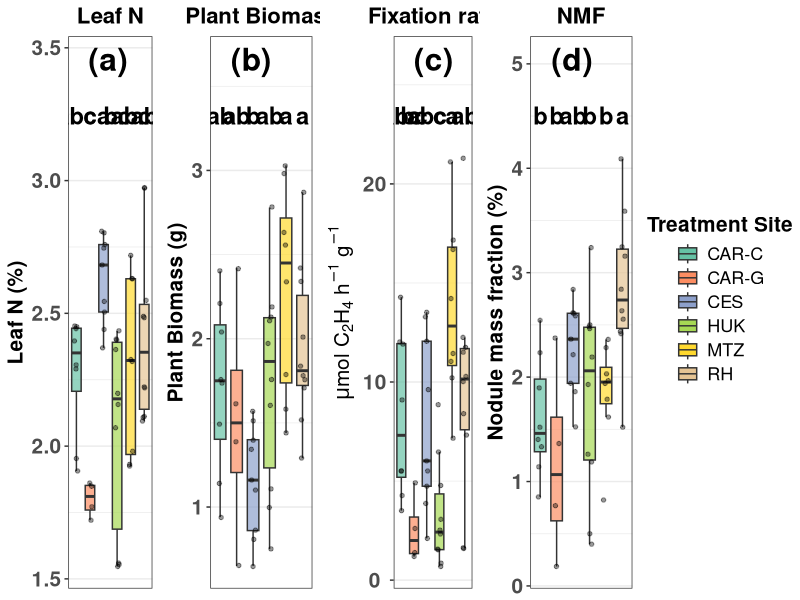

Write the R code that produced this figure.
#!/usr/bin/env Rscript

# Load libraries
library(readxl)
library(ggplot2)
library(tidyr)
library(dplyr)
library(gridExtra)
library(car)
library(multcomp)
library(emmeans)
library(multcompView)
library(broom)

# 1. DATA PREPARATION
data <- read_excel("Guy_measurements.xlsx")

treatment_map <- c("carK" = "CAR-C", "carR" = "CAR-G",
                   "ces" = "CES", "hok" = "HUK",
                   "mtz" = "MTZ", "RH" = "RH")

# Consistent named color palette (Set2 assigned alphabetically by display name)
site_colors <- c(
  "CAR-C" = "#66C2A5",
  "CAR-G" = "#FC8D62",
  "CES"   = "#8DA0CB",
  "DGN"   = "#E78AC3",
  "HUK"   = "#A6D854",
  "MTZ"   = "#FFD92F",
  "RH"    = "#E5C494",
  "YATIR" = "#B3B3B3"
)

data <- data %>%
  mutate(
    Treatment_Full = factor(Treatment, levels = names(treatment_map), labels = treatment_map),
    NMF_percent = NMF * 100
  )

# Configuration for the four traits
traits_config <- list(
  list(col = "percent_N", title = "Leaf N", ylab = "Leaf N (%)", tag = "(a)"),
  list(col = "Plant_Biomass", title = "Plant Biomass", ylab = "Plant Biomass (g)", tag = "(b)"),
  list(col = "Fixation_per_Nodule", title = "Fixation rate", 
       ylab = expression(paste(mu, "mol C"[2], "H"[4], " h"^-1, " g"^-1)), tag = "(c)"),
  list(col = "NMF_percent", title = "NMF", ylab = "Nodule mass fraction (%)", tag = "(d)")
)

# 2. PROCESSING FUNCTION
process_trait <- function(config, raw_data) {
  
  trait_col <- config$col
  
  # Statistics
  formula_obj <- as.formula(paste(trait_col, "~ Treatment_Full"))
  model <- aov(formula_obj, data = raw_data)
  emm <- emmeans(model, ~ Treatment_Full)
  cld_obj <- cld(emm, Letters = letters, adjust = "tukey", decreasing = T)
  
  cld_df <- as.data.frame(cld_obj) %>%
    mutate(
      letters = trimws(.group),
      y_pos = max(raw_data[[trait_col]], na.rm = TRUE) * 1.08 # Adjusted for spacing
    )
  
  # Create Plot
  p <- ggplot(raw_data, aes(x = Treatment_Full, y = .data[[trait_col]], fill = Treatment_Full)) +
    geom_boxplot(alpha = 0.7, outlier.shape = NA, width = 0.7) +
    geom_point(position = position_jitter(width = 0.15), size = 1.2, alpha = 0.4) +
    
    # 1. Tukey Letters (Centered over boxes)
    geom_text(data = cld_df, 
              aes(x = Treatment_Full, y = y_pos, label = letters),
              size = 6, fontface = "bold", inherit.aes = FALSE, vjust = 0) +
    
    # 2. Panel Labels (Extreme top-left)
    # Using -Inf/Inf puts the text exactly at the plot borders
    annotate("text", x = -Inf, y = Inf, label = config$tag, 
             vjust = 1.5, hjust = -0.5, fontface = "bold", size = 8) +
    
    scale_fill_manual(values = site_colors) +
    # Top expansion (0.2) ensures room for the letters
    scale_y_continuous(expand = expansion(mult = c(0.05, 0.2))) + 
    labs(title = config$title, y = config$ylab) +
    theme_bw() +
    theme(
      axis.title.x = element_blank(),
      axis.text.x = element_blank(),
      axis.ticks.x = element_blank(),
      axis.text.y = element_text(hjust = 0.5, face = "bold", size = 15),
      axis.title.y = element_text(hjust = 0.5, face = "bold", size = 15),
      legend.position = "none",
      legend.text = element_text(hjust = 0.5, face = "bold", size = 15),
      plot.title = element_text(hjust = 0.5, face = "bold", size = 16),
      panel.grid.major.x = element_blank()
    )
  
  return(list(plot = p))
}



# 3. EXECUTION & LAYOUT
results <- lapply(traits_config, process_trait, raw_data = data)
all_plots <- lapply(results, `[[`, "plot")

# Legend Extraction - Updated to force 1 column and proper alignment
legend_plot <- ggplot(data, aes(x = Treatment_Full, y = percent_N, fill = Treatment_Full)) +
  geom_boxplot() +
  scale_fill_manual(values = site_colors) +
  labs(fill = "Treatment Site") + 
  theme_minimal() + 
  theme(
    legend.position = "right",
    legend.title = element_text(hjust = 0.5, face = "bold", size = 15),
    legend.text = element_text(size = 13)
  ) +
  # This line forces the legend into a single column
  guides(fill = guide_legend(ncol = 1))

get_leg <- function(p) {
  tmp <- ggplot_gtable(ggplot_build(p))
  leg <- which(sapply(tmp$grobs, function(x) x$name) == "guide-box")
  return(tmp$grobs[[leg]])
}

# Combine the 4-panel plot and the legend side-by-side
# widths = c(10, 2) ensures the plots take up most of the space and the legend is on the right
final_grid <- grid.arrange(
  do.call(arrangeGrob, c(all_plots, ncol = 4)),
  get_leg(legend_plot),
  ncol = 2,
  widths = c(10, 2.5) 
)

# 4. SAVE
ggsave("plant_traits_final_formatted.png", final_grid, width = 18, height = 5.5, dpi = 300)
ggsave("plant_traits_final_formatted.svg", final_grid, width = 18, height = 5.5, dpi = 300)
